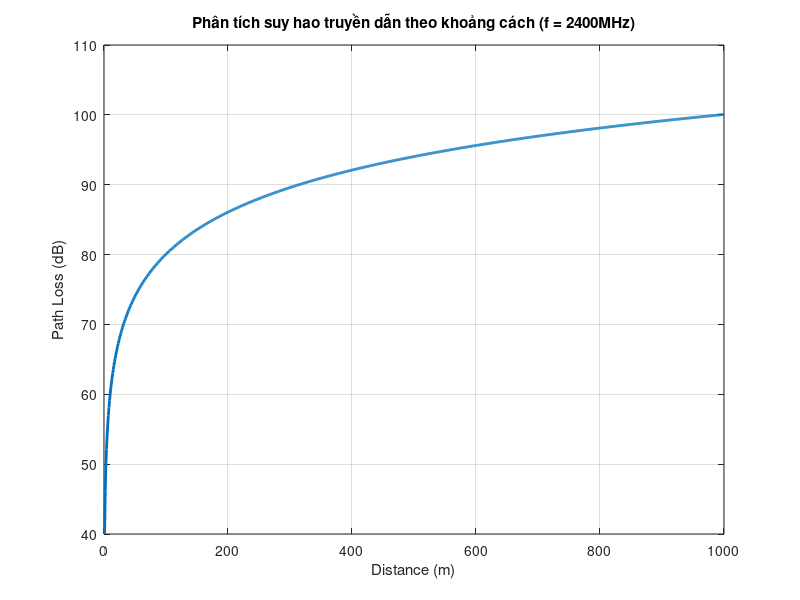

Reproduce this figure in MATLAB.
% Định nghĩa các tham số cơ bản
f = 2400; % Tần số 2400 MHz (Wi-Fi) [cite: 407]
c = 299.792458; % Vận tốc ánh sáng (10^6 m/s) [cite: 409]
d = 1:1:1000; % Khoảng cách từ 1m đến 1000m [cite: 411]

% Công thức tính FSL (Free Space Loss) [cite: 400]
fspl = ((4 * pi * d * f) / c).^2;

% Chuyển đổi sang đơn vị Decibel (dB) [cite: 404]
fspl_dB = 10 * log10(fspl);

% Vẽ đồ thị
figure;
plot(d, fspl_dB, 'LineWidth', 2);
grid on; % Bật lưới để dễ quan sát
xlabel('Distance (m)'); % Trục X là khoảng cách [cite: 414]
ylabel('Path Loss (dB)'); % Trục Y là độ suy hao [cite: 416]
title('Phân tích suy hao truyền dẫn theo khoảng cách (f = 2400MHz)');
